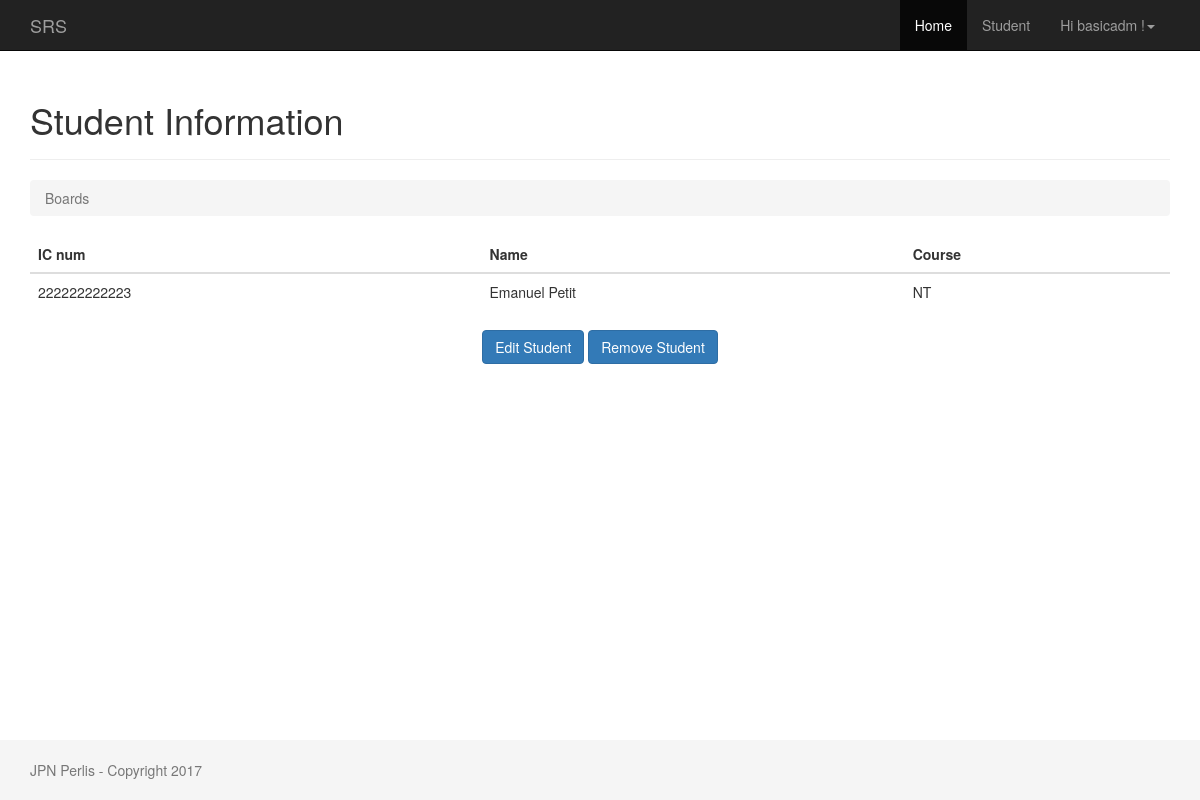
The page /22/ (signed in) on the database its author committed.
### student/models.py (models this page shows, shortened)
class Student(models.Model):
    PROGAMMING = 'PR'
    NETWORKING = 'NT'
    PCTECH = 'PC'
    COURSE_CHOICES = (
        (PROGAMMING, 'Programming'),
        (NETWORKING, 'Networking'),
        (PCTECH, 'PC Technichian'),
    )
    createdby = models.ForeignKey('auth.User',on_delete=models.CASCADE)
    icnum = models.CharField('ID Number',max_length=12,unique=True,blank=False,null=False)
    name = models.CharField('Name',max_length=300)
    course = models.CharField('Courserwork',max_length=2,choices=COURSE_CHOICES,default=PCTECH,)
    created_date = models.DateTimeField('Created Date',default=timezone.now)

### student/views.py (the view)
# urls.py: url(r'^(?P<pk>\d+)/$', views.student_detail, name='student_detail'),
@login_required(login_url='/accounts/login/')
def student_detail(request,pk):
    student = get_object_or_404(Student, pk=pk)
    return render(request, 'student/student_detail.html', {'student': student})

### templates/student/student_detail.html
{% extends 'baseproj.html' %}
{% block content %}
      <div class="page-header">
        <h1>Student Information</h1>
      </div>
      <ol class="breadcrumb my-4">
        <li class="breadcrumb-item active">Boards</li>
      </ol>
      <table class="table">
        <thead class="thead-inverse">
          <tr>
            <th>IC num</th>
            <th>Name</th>
            <th>Course</th>
          </tr>
        </thead>
        <tbody>
            <tr>
              <td>
                {{ student.icnum }}
              </td>
              <td class="align-middle">{{ student.name }}</td>
              <td class="align-middle">{{ student.course }}</td>
            </tr>
        </tbody>
	  </table>
    <p class="text-center">
      <a href="{% url 'student_edit' student.pk %}" class="btn btn-primary" >Edit Student</a>
      <a href="{% url 'student_remove' student.pk %}" class="btn btn-primary" >Remove Student</a>
    </p>
{% endblock %}

### templates/baseproj.html (shortened to what this page needs)
{% load static %}
{% load i18n %}
<!DOCTYPE html>
<html lang="en">
  <head>
    <link rel="stylesheet" href="{% static 'css/bootstrap.min.css' %}">
    <link href="{% static 'css/ie10-viewport-bug-workaround.css' %}" rel="stylesheet">
    <link rel="stylesheet" href="{% static 'css/sticky-footer-navbar.css' %}">
  </head>
  <body>
    {% block navbar %}
    <nav class="navbar navbar-inverse navbar-fixed-top">
      <div class="container">
        <div class="navbar-header">
          <a class="navbar-brand" href="#">SRS</a>
        </div>
        <div id="navbar" class="collapse navbar-collapse navbar-right">
          <ul class="nav navbar-nav">
            {% block home_navbar %}<li class="active"><a href="/">Home</a></li>{% endblock %}
            {% block student_navbar %}<li><a href="{% url 'student_home' %}">Student</a></li>{% endblock %}
            {% block user_navbar %}
              {% if user.is_authenticated %}
                <li class="dropdown">
                  <a href="#" class="dropdown-toggle" data-toggle="dropdown" role="button" aria-haspopup="true" aria-expanded="false"></span> Hi {{ user.username }} !<span class="caret"></span></a>
                </li>
              {% else %}
                <li><a href="/accounts/login/">Sign In</a></li>
                <li><a href="/accounts/signup/">Sign Up</a></li>
              {% endif %}
            {% endblock %}
          </ul>
        </div>
      </div>
    </nav>
    {% endblock %}
    {% block maincontent %}
    <div class="container">
      {% block content %}{% endblock %}
    </div>
    {% endblock %}
    {% block footer %}
    <footer class="footer">
      <div class="container">
        <p class="text-muted">JPN Perlis - Copyright 2017</p>
      </div>
    </footer>
    {% endblock %}
  </body>
</html>

### static/css/sticky-footer-navbar.css (style rules this page uses)
html { position: relative; min-height: 100%; }
body { margin-bottom: 60px; }
.footer { position: absolute; bottom: 0; width: 100%; height: 60px; background-color: #f5f5f5; }
body > .container { padding: 60px 15px 0; }
.container .text-muted { margin: 20px 0; }
.footer > .container { padding-right: 15px; padding-left: 15px; }

### rows shown on the page
Student: icnum "222222222223", name "Emanuel Petit", course "NT"

### other values the page prints
{{ user.username }} "basicadm"
